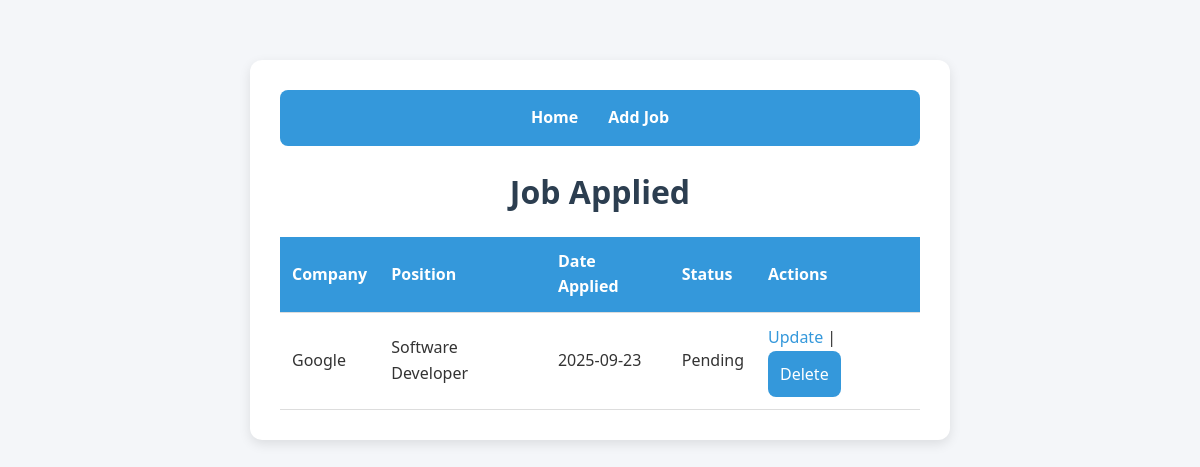
/, run on an earlier commit of the app's database.
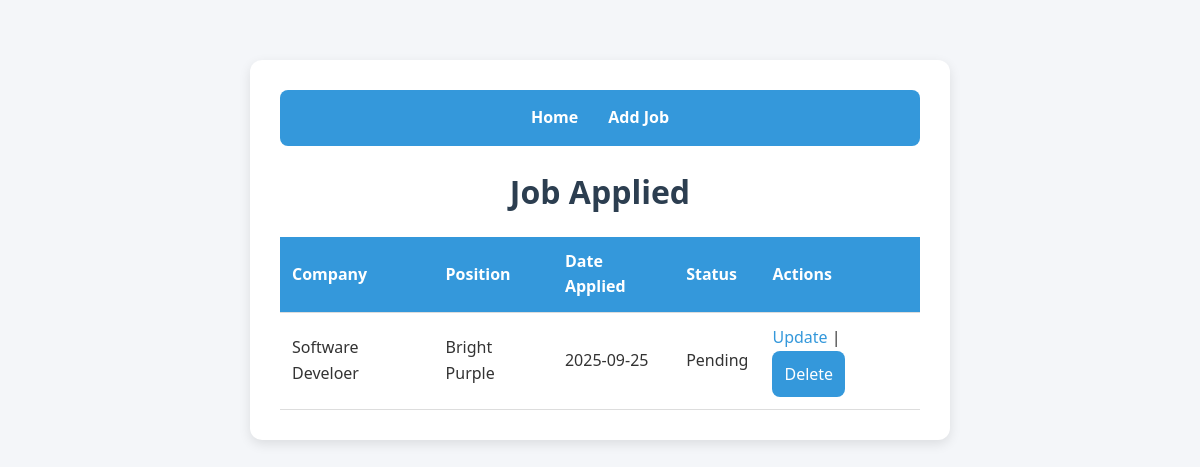
And on a later commit of the database.
### tables this page shows
CREATE TABLE jobs (
              id INTEGER PRIMARY KEY AUTOINCREMENT,
              company TEXT NOT NULL,
              position TEXT NOT NULL,
              date_applied TEXT NOT NULL,
              status TEXT DEFAULT 'Pending'
              );

### app.py (the view)
@app.route("/")
def index():
    conn = sqlite3.connect("jobs.db")
    c = conn.cursor()
    c.execute("SELECT * FROM jobs")
    jobs = c.fetchall()
    conn.close()
    return render_template("index.html", jobs=jobs)

### templates/index.html (shortened to what this page needs)
<!DOCTYPE html>
<html>
    <head>
        <link rel="stylesheet" href="{{ url_for('static', filename='styles.css') }}">
    </head>
    <body>
        <div class="container">
            <div class="navbar">
                <a href="{{ url_for('index') }}">Home</a>
                <a href="{{ url_for('add_job') }}">Add Job</a>
            </div>
            <h1>Job Applied</h1>
            <table>
                <tr>
                    <th>Company</th>
                    <th>Position</th>
                    <th>Date Applied</th>
                    <th>Status</th>
                    <th>Actions</th>
                </tr>
                {% for job in jobs%}
                <tr>
                    <td>{{ job[1] }}</td>
                    <td>{{ job[2] }}</td>
                    <td>{{ job[3] }}</td>
                    <td>{{ job[4] }}</td>
                    <td>
                        <a href="{{ url_for('update_job', job_id=job[0]) }}">Update</a>
                        |
                        <form action="{{ url_for('delete_job', job_id=job[0]) }}" method="POST" style="display:inline;">
                            <button type="submit" onclick="return confirm('Are you sure you want to delete this job?')">Delete</button>
                        </form>
                    </td>
                </tr>
                {% endfor %}
            </table>
        </div>
    </body>
</html>

### static/styles.css (style rules this page uses)
* { margin: 0; padding: 0; box-sizing: border-box; font-family: 'Segoe UI', Tahoma, Geneva, Verdana, sans-serif; }
body { background: #f4f6f9; color: #333; line-height: 1.6; padding: 20px; }
.container { max-width: 700px; margin: 40px auto; background: #fff; border-radius: 12px; padding: 30px; box-shadow: 0 4px 12px rgba(0,0,0,0.1); }
h1, h2 { color: #2c3e50; margin-bottom: 20px; text-align: center; }
form { display: flex; flex-direction: column; gap: 15px; }
button { background: #3498db; color: white; border: none; padding: 12px; border-radius: 8px; font-size: 16px; cursor: pointer; transition: background 0.3s ease; }
table { width: 100%; border-collapse: collapse; margin-top: 20px; }
table th, table td { padding: 12px; text-align: left; border-bottom: 1px solid #ddd; }
table th { background: #3498db; color: white; }
a { color: #3498db; text-decoration: none; font-weight: 500; }
.navbar { background: #3498db; padding: 15px; border-radius: 8px; margin-bottom: 20px; display: flex; justify-content: center; gap: 30px; }
.navbar a { color: white; font-weight: bold; text-decoration: none; font-size: 16px; transition: color 0.3s ease; }

What changed in the data, as far as the page shows it:
removed jobs: company "Google", position "Software Developer", date_applied "2025-09-23", status "Pending"
added jobs: company "Software Develoer", position "Bright Purple", date_applied "2025-09-25", status "Pending"
